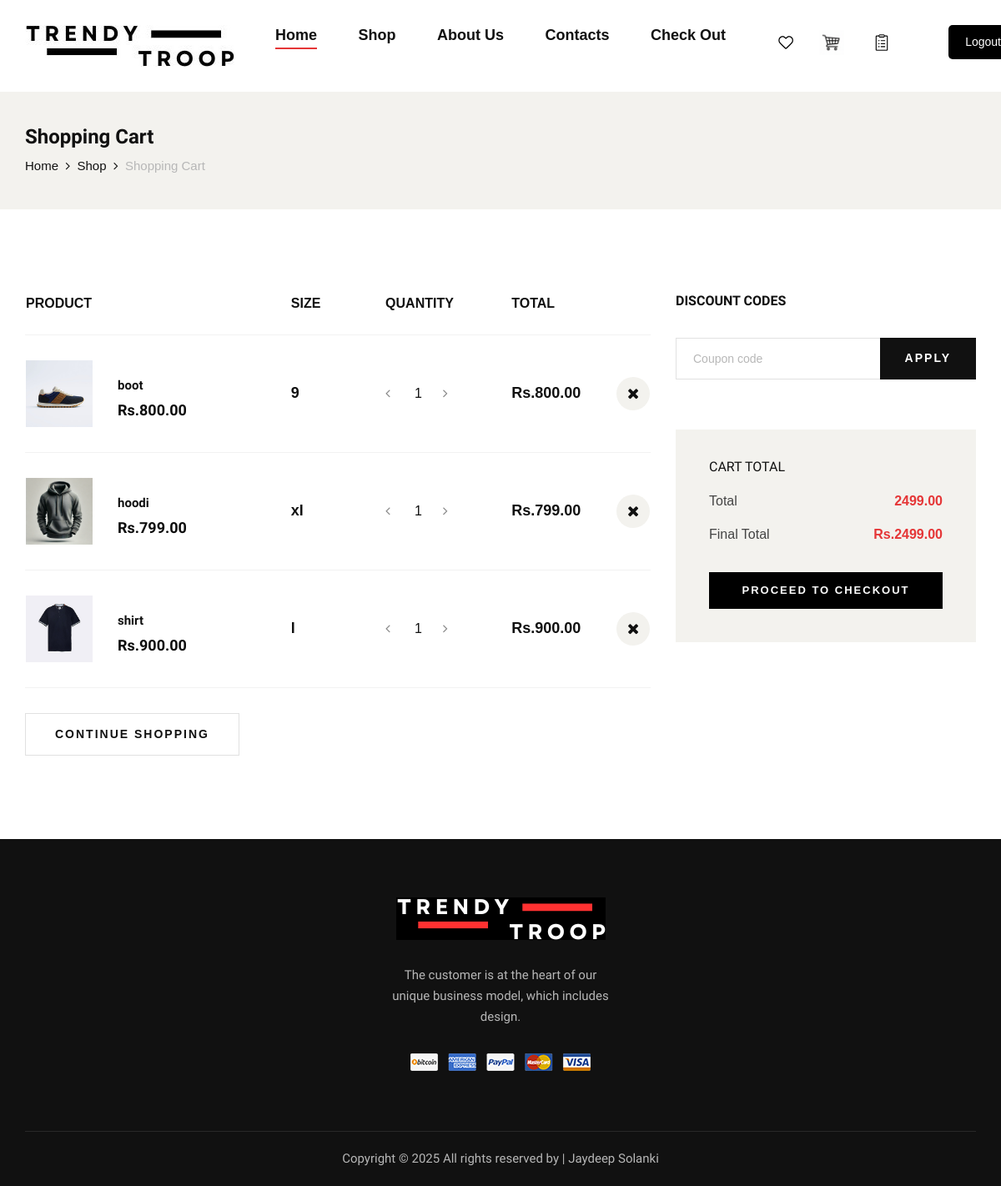
The app's page /cart/ (signed in) with its own data.
### clothe_app/models.py (models this page shows, shortened)
class Product(models.Model):
    cat = models.ForeignKey(Category, on_delete=models.CASCADE)
    name = models.CharField(max_length=100)
    price = models.DecimalField(max_digits=10, decimal_places=2)
    image = models.ImageField(upload_to="image/")
    description = models.TextField()

class Size(models.Model):
    name = models.CharField(max_length=10, unique=True)

### clothe_app/views.py (the view)
# urls.py: path('cart/',CartListView.as_view(),name='cart-list'),
class CartListView(generics.ListAPIView):
    queryset =  Cart.objects.all()
    serializer_class =  CartSerializer
    renderer_classes = [TemplateHTMLRenderer]  # HTML render enable
    template_name = 'shopping-cart.html'
    def get_queryset(self):
        return Cart.objects.filter(user=self.request.user)
    def get(self, request, *args, **kwargs):
        queryset = self.get_queryset()
        serializer = self.get_serializer(queryset, many=True)
        cart_total = sum([item.product_size.product.price * item.quantity for item in queryset])
        discount = request.session.get('discount', 0)
        final_total = request.session.get('final_total', cart_total)
        promo_code = request.session.get('promo_code', None)
        context ={
            'cart_items': serializer.data,
            'cart_total': cart_total,
            'discount': discount,
            'final_total': final_total,
            'promo_code': promo_code,
        }
        return Response(context)

### clothe_app/serializers.py (called while the page is built)
    def get_product_info(self,obj):
        return {
            "id":obj.product.id,
            "name":obj.product.name,
            "price":obj.product.price,
            "image":obj.product.image.url
        }

    def get_line_total(self,obj):
        return obj.product_size.product.price * obj.quantity

### clothe_app/template/shopping-cart.html (shortened to what this page needs)
{% extends 'base.html' %}
{% load static %}
{% block content %}
    <section class="breadcrumb-option">
        <div class="container">
            <div class="row">
                <div class="col-lg-12">
                    <div class="breadcrumb__text">
                        <h4>Shopping Cart</h4>
                        <div class="breadcrumb__links">
                            <a href="/">Home</a>
                            <a href="shop">Shop</a>
                            <span>Shopping Cart</span>
                        </div>
                    </div>
                </div>
            </div>
        </div>
    </section>
    <section class="shopping-cart spad">
        <div class="container">
            <div class="row">
                <div class="col-lg-8">
                    <div class="shopping__cart__table">
                        {% if cart_items %}
                        <table>
                            <thead>
                                <tr>
                                    <th>Product</th>
                                    <th>Size</th>
                                    <th>Quantity</th>
                                    <th>Total</th>
                                    <th></th>
                                </tr>
                            </thead>
                            <tbody>
                            {% for item in cart_items %}
                                <tr>
                                    <td class="product__cart__item">
                                        <div class="product__cart__item__pic">
                                            <img src="{{ item.product_size.product_info.image }}" alt="" width="80px">
                                        </div>
                                        <div class="product__cart__item__text">
                                            <h6>{{ item.product_size.product_info.name }}</h6>
                                            <h5>Rs.{{ item.product_size.product_info.price }}</h5>
                                        </div>
                                    </td>
                                    <td class="cart__price">{{ item.product_size.size_name }}</td>
                                    <td class="quantity__item">
                                        <div class="quantity">
                                            <form action="{% url 'update_cart_quantity' item.id %}" method="POST">
                                            <div class="pro-qty-2">
                                                <input type="text" name="quantity" value="{{ item.quantity }}">
                                            </div></form>
                                        </div>
                                    </td>
                                    <td class="cart__price">Rs.{{ item.line_total }}</td>
                                    <td class="cart__close"><a href="{% url 'remove_from_cart' item.id %}"><i class="fa fa-close"></i></a></td>
                            {% endfor %}
                            </tbody>
                        </table>
                        {% else %}
                        <p>Your cart is empty.</p>
                        {% endif %}
                    </div>
                    <div class="row">
                        <div class="col-lg-6 col-md-6 col-sm-6">
                            <div class="continue__btn">
                                <a href="/products/">Continue Shopping</a>
                            </div>
                        </div>
                        <div class="col-lg-6 col-md-6 col-sm-6">
                        </div>
                    </div>
                </div>
                <div class="col-lg-4">
                    <div class="cart__discount">
                        <h6>Discount codes</h6>
                        <form action="{% url 'apply_promo_code' %}" method="POST">
                            <input type="text" name="promo_code" placeholder="Coupon code">
                            <button type="submit">Apply</button>
                        </form>
                    </div>
                    <div class="cart__total">
                        <h6>Cart total</h6>
                        <ul>
                            <li>Total<span>{{ cart_total }}</span></li>
                        {% if discount %}
                            <li>Discount({{ promo_code }})<span>Rs.{{ discount }}</span></li>
                            <li>Final Total<span>Rs.{{ final_total }}</span></li>
                        {% else %}
                            <li>Final Total<span>Rs.{{ cart_total }}</span></li>
                        {% endif %}
                        </ul>
                        <a href="/order/" class="primary-btn">Proceed to checkout</a>
                    </div>
                </div>
            </div>
        </div>
    </section>
{% endblock %}

### clothe_app/static/css/style.css (style rules this page uses)
html, body { height: 100%; font-family: "Nunito Sans", sans-serif; -webkit-font-smoothing: antialiased; }
h1, h2, h3, h4, h5, h6 { margin: 0; color: #111111; font-weight: 400; font-family: "Nunito Sans", sans-serif; }
h4 { font-size: 24px; }
h5 { font-size: 18px; }
h6 { font-size: 16px; }
img { max-width: 100%; }
ul, ol { padding: 0; margin: 0; }
.spad { padding-top: 100px; padding-bottom: 100px; }
.primary-btn { display: inline-block; font-size: 13px; font-weight: 700; text-transform: uppercase; padding: 14px 30px; color: #ffffff; background: #000000; letter-spacing: 4px; }
.breadcrumb-option { background: #f3f2ee; padding: 40px 0; }
.breadcrumb__text h4 { color: #111111; font-weight: 700; margin-bottom: 8px; }
.breadcrumb__links a { font-size: 15px; color: #111111; margin-right: 18px; display: inline-block; position: relative; }
.breadcrumb__links a:after { position: absolute; right: -14px; top: 0; content: ""; font-family: "FontAwesome"; }
.breadcrumb__links span { font-size: 15px; color: #b7b7b7; display: inline-block; }
.shopping__cart__table { margin-bottom: 30px; }
.shopping__cart__table table { width: 100%; }
.shopping__cart__table table thead { border-bottom: 1px solid #f2f2f2; }
.shopping__cart__table table thead tr th { color: #111111; font-size: 16px; font-weight: 700; text-transform: uppercase; padding-bottom: 25px; }
.shopping__cart__table table tbody tr { border-bottom: 1px solid #f2f2f2; }
.shopping__cart__table table tbody tr td { padding-bottom: 30px; padding-top: 30px; }
.shopping__cart__table table tbody tr td.product__cart__item { width: 400px; }
.shopping__cart__table table tbody tr td.product__cart__item .product__cart__item__pic { float: left; margin-right: 30px; }
.shopping__cart__table table tbody tr td.product__cart__item .product__cart__item__text { overflow: hidden; padding-top: 21px; }
.shopping__cart__table table tbody tr td.product__cart__item .product__cart__item__text h6 { color: #111111; font-size: 15px; font-weight: 600; margin-bottom: 10px; }
.shopping__cart__table table tbody tr td.product__cart__item .product__cart__item__text h5 { color: #0d0d0d; font-weight: 700; }
.shopping__cart__table table tbody tr td.quantity__item { width: 175px; }
.shopping__cart__table table tbody tr td.quantity__item .quantity .pro-qty-2 { width: 80px; }
.shopping__cart__table table tbody tr td.quantity__item .quantity .pro-qty-2 input { width: 50px; border: none; text-align: center; color: #111111; font-size: 16px; }
.shopping__cart__table table tbody tr td.cart__price { color: #111111; font-size: 18px; font-weight: 700; width: 140px; }
.shopping__cart__table table tbody tr td.cart__close i { font-size: 18px; color: #111111; height: 40px; width: 40px; background: #f3f2ee; border-radius: 50%; line-height: 40px; text-align: center; }
.continue__btn a { color: #111111; font-size: 14px; font-weight: 700; letter-spacing: 2px; text-transform: uppercase; border: 1px solid #e1e1e1; padding: 14px 35px; display: inline-block; }
.cart__discount { margin-bottom: 60px; }
.cart__discount h6 { color: #111111; font-weight: 700; text-transform: uppercase; margin-bottom: 35px; }
.cart__discount form { position: relative; }
.cart__discount form input { font-size: 14px; color: #b7b7b7; height: 50px; width: 100%; border: 1px solid #e1e1e1; padding-left: 20px; }
.cart__discount form input::placeholder { color: #b7b7b7; }
.cart__discount form button { font-size: 14px; color: #ffffff; font-weight: 700; letter-spacing: 2px; text-transform: uppercase; background: #111111; padding: 0 30px; border: none; position: absolute; right: 0; top: 0; height: 100%; }
.cart__total { background: #f3f2ee; padding: 35px 40px 40px; }
.cart__total h6 { color: #111111; text-transform: uppercase; margin-bottom: 12px; }
.cart__total ul { margin-bottom: 25px; }
.cart__total ul li { list-style: none; font-size: 16px; color: #444444; line-height: 40px; overflow: hidden; }
.cart__total ul li span { font-weight: 700; color: #e53637; float: right; }
.cart__total .primary-btn { display: block; padding: 12px 10px; text-align: center; letter-spacing: 2px; }
@media only screen and (min-width: 1200px) { .container { max-width: 1170px; } }

### clothe_app/static/css/login.css (style rules this page uses)
body { font-family: 'Poppins', sans-serif; }

### records on screen
Product: product_size.product_info.name "boot", product_size.product_info.price "800.00"
Product: product_size.product_info.name "hoodi", product_size.product_info.price "799.00"
Size: product_size.size_name "xl"
Product: product_size.product_info.name "shirt", product_size.product_info.price "900.00"

### other values on screen
{{ item.product_size.size_name }} "9" "l"
{{ item.line_total }} "800.00" "799.00" "900.00"
{{ cart_total }} "2499.00"
